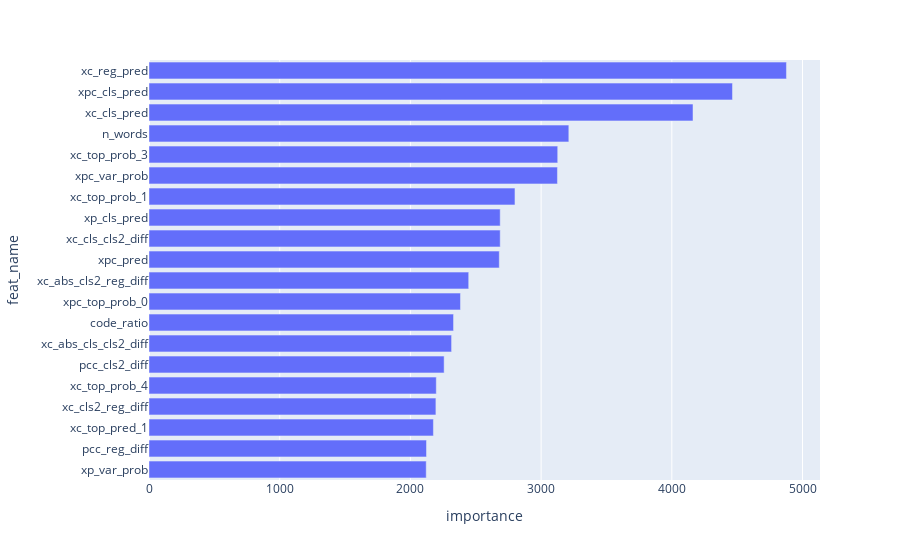

The cell this chart's notebook holds for it:
### Code cell
gezi.plot.feature_importance(lgb_model, topn=20)

### Figure 1 — Plotly figure (JSON) as saved in the notebook; plotly's stock layout.template omitted (floating-point values rounded to 4 significant figures)
{"data": [{"alignmentgroup": "True", "hovertemplate": "importance=%{x}<br>feat_name=%{y}<extra></extra>", "legendgroup": "", "marker": {"color": "#636efa", "pattern": {"shape": ""}}, "name": "", "offsetgroup": "", "orientation": "h", "showlegend": false, "textposition": "auto", "type": "bar", "x": [2121, 2123, 2176, 2195, 2198, 2258, 2315, 2330, 2383, 2446, 2680, 2687, 2687, 2800, 3125, 3127, 3212, 4162, 4464, 4877], "xaxis": "x", "y": ["xp_var_prob", "pcc_reg_diff", "xc_top_pred_1", "xc_cls2_reg_diff", "xc_top_prob_4", "pcc_cls2_diff", "xc_abs_cls_cls2_diff", "code_ratio", "xpc_top_prob_0", "xc_abs_cls2_reg_diff", "xpc_pred", "xc_cls_cls2_diff", "xp_cls_pred", "xc_top_prob_1", "xpc_var_prob", "xc_top_prob_3", "n_words", "xc_cls_pred", "xpc_cls_pred", "xc_reg_pred"], "yaxis": "y"}], "layout": {"barmode": "relative", "legend": {"tracegroupgap": 0}, "margin": {"t": 60}, "xaxis": {"anchor": "y", "domain": [0, 1], "title": {"text": "importance"}}, "yaxis": {"anchor": "x", "domain": [0, 1], "title": {"text": "feat_name"}}}}
